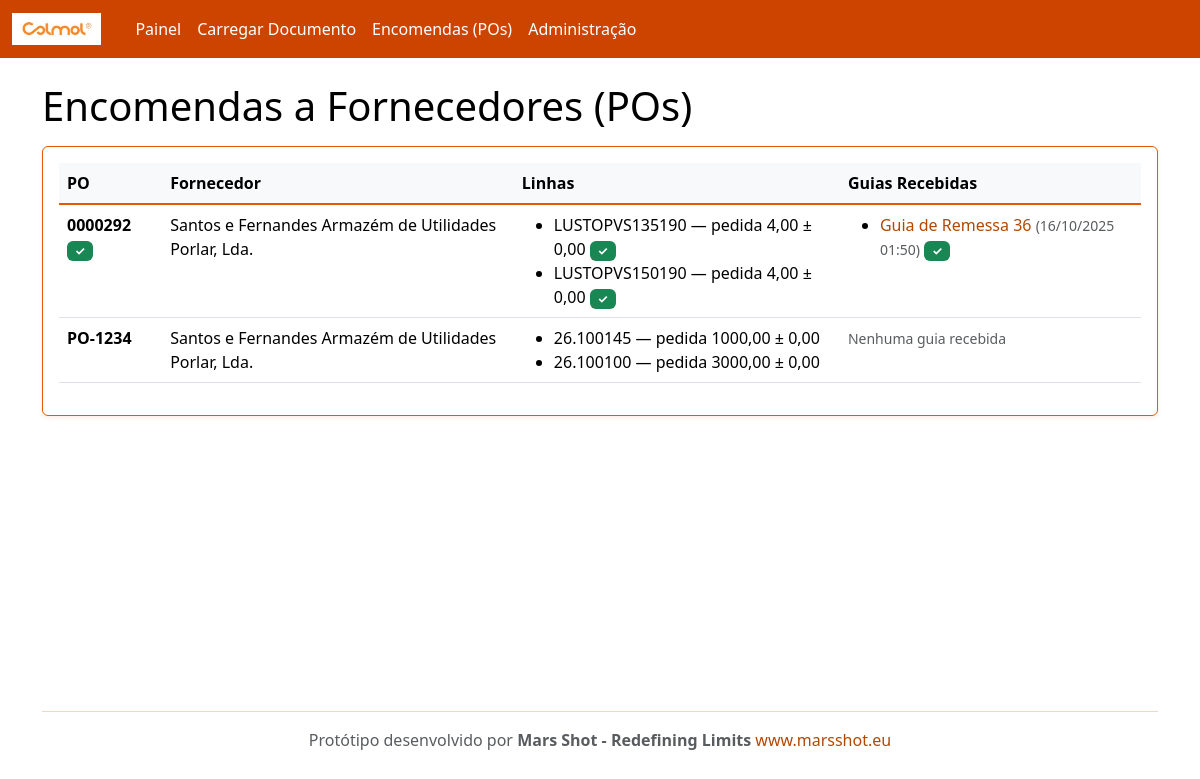
Page /po/ on the committed database.
### rececao/models.py (models this page shows, shortened)
class PurchaseOrder(models.Model):
    number = models.CharField(max_length=100, unique=True)
    supplier = models.ForeignKey(Supplier, on_delete=models.CASCADE, related_name='purchase_orders')
    created_at = models.DateTimeField(auto_now_add=True)
    @property
    def is_complete(self):
        lines = self.lines.all()
        if not lines.exists():
            return False
        return all(line.is_complete for line in lines)

class Supplier(models.Model):
    name = models.CharField(max_length=200, unique=True)
    email = models.EmailField(blank=True, null=True)
    code = models.CharField(max_length=50, unique=True)

class POLine(models.Model):
    po = models.ForeignKey(PurchaseOrder, on_delete=models.CASCADE, related_name='lines')
    internal_sku = models.CharField(max_length=120)  # código interno Colmol
    description = models.CharField(max_length=255, blank=True)
    unit = models.CharField(max_length=20, default='UN')
    qty_ordered = models.DecimalField(max_digits=12, decimal_places=2)
    qty_received = models.DecimalField(max_digits=12, decimal_places=2, default=0)
    tolerance = models.DecimalField(max_digits=6, decimal_places=2, default=0)  # tolerância admitida
    class Meta:
        unique_together = ('po','internal_sku')
    @property
    def qty_remaining(self):
        return self.qty_ordered - self.qty_received
    @property
    def is_complete(self):
        return self.qty_remaining <= 0

class InboundDocument(models.Model):
    DOC_TYPES = (
        ('GR','Guia de Remessa'),
        ('FT','Nota de Encomenda'),
    )
    supplier = models.ForeignKey(Supplier, on_delete=models.CASCADE, related_name='inbound_docs')
    doc_type = models.CharField(max_length=2, choices=DOC_TYPES, default='GR')
    number = models.CharField(max_length=120)
    file = models.FileField(upload_to='inbound/')
    received_at = models.DateTimeField(auto_now_add=True)
    parsed_payload = models.JSONField(default=dict, blank=True)  # resultado do OCR/extração
    po = models.ForeignKey(PurchaseOrder, on_delete=models.SET_NULL, null=True, blank=True, related_name='inbound_docs')

### rececao/views.py (the view)
# urls.py: path('po/', views.po_list, name='po_list'),
def po_list(request):
    from django.db.models import Prefetch
    from .models import InboundDocument
    pos = PurchaseOrder.objects.all().order_by('-id').prefetch_related(
        'lines',
        Prefetch(
            'inbound_docs',
            queryset=InboundDocument.objects.filter(doc_type='GR').order_by('-received_at'),
            to_attr='guias_remessa'
        )
    )
    return render(request, 'po_list.html', {'pos': pos})

### templates/po_list.html
{% extends "base.html" %}
{% block content %}
<h1>Encomendas a Fornecedores (POs)</h1>
<div class="card p-3 mt-3">
  <table class="table table-hover">
    <thead><tr><th>PO</th><th>Fornecedor</th><th>Linhas</th><th>Guias Recebidas</th></tr></thead>
    <tbody>
      {% for p in pos %}
      <tr>
        <td>
          <strong>{{ p.number }}</strong>
          {% if p.is_complete %}
            <span class="badge bg-success">✓</span>
          {% endif %}
        </td>
        <td>{{ p.supplier.name }}</td>
        <td>
          <ul class="mb-0">
          {% for l in p.lines.all %}
            <li>
              {{ l.internal_sku }} — pedida {{ l.qty_ordered|floatformat:2 }} ± {{ l.tolerance|floatformat:2 }}
              {% if l.is_complete %}
                <span class="badge bg-success">✓</span>
              {% endif %}
            </li>
          {% endfor %}
          </ul>
        </td>
        <td>
          {% if p.guias_remessa %}
            <ul class="mb-0">
            {% for guia in p.guias_remessa %}
              <li>
                <a href="/inbound/{{ guia.id }}/" class="text-decoration-none">
                  {{ guia.get_doc_type_display }} {{ guia.number }}
                </a>
                <small class="text-muted">({{ guia.received_at|date:"d/m/Y H:i" }})</small>
                {% if guia.match_result %}
                  {% if guia.match_result.status == 'matched' %}
                    <span class="badge bg-success">✓</span>
                  {% elif guia.match_result.status == 'exceptions' %}
                    <span class="badge bg-warning">!</span>
                  {% endif %}
                {% endif %}
              </li>
            {% endfor %}
            </ul>
          {% else %}
            <small class="text-muted">Nenhuma guia recebida</small>
          {% endif %}
        </td>
      </tr>
      {% empty %}
      <tr><td colspan="4">Sem POs. Use o admin para criar dados de exemplo.</td></tr>
      {% endfor %}
    </tbody>
  </table>
</div>
{% endblock %}

### rows in the picture
PurchaseOrder: number "0000292", supplier.name "Santos e Fernandes Armazém de Utilidades Porlar, Lda."
POLine: internal_sku "LUSTOPVS135190", qty_ordered "4,00", tolerance "0,00"
POLine: internal_sku "LUSTOPVS150190", qty_ordered "4,00", tolerance "0,00"
InboundDocument: doc_type "Guia de Remessa", number "36", received_at "16/10/2025 01:50"
PurchaseOrder: number "PO-1234", supplier.name "Santos e Fernandes Armazém de Utilidades Porlar, Lda.", shows "Nenhuma guia recebida"
POLine: internal_sku "26.100145", qty_ordered "1000,00", tolerance "0,00"
POLine: internal_sku "26.100100", qty_ordered "3000,00", tolerance "0,00"
